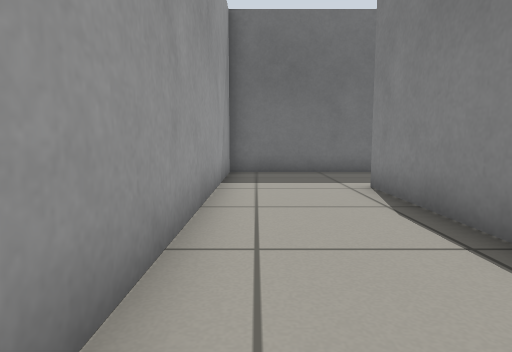
view 1 (above)

21 first-person views from a walk through a robot-simulator world made for Gazebo. The camera is 0.5 m above the floor, tilts 6° down and sees 75° across. The floor is counted in squares, 0.5 m on a side. Each view is taken from the middle of a square. On the plan, view 1 faces up. The plan holds only what a view shows up to about 12 squares ahead; the rest is blank. The place goes on beyond the plan.

view 2
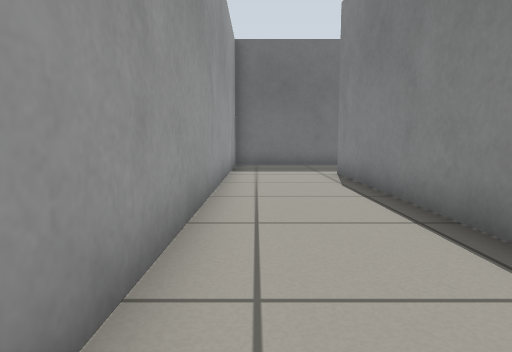

view 3
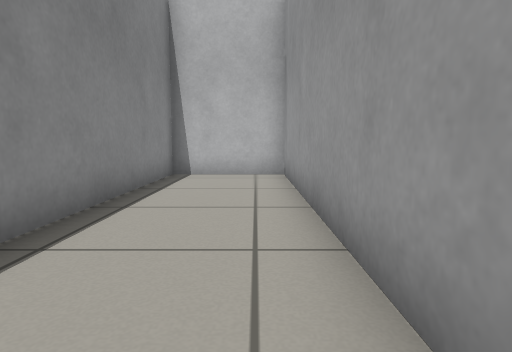

view 4
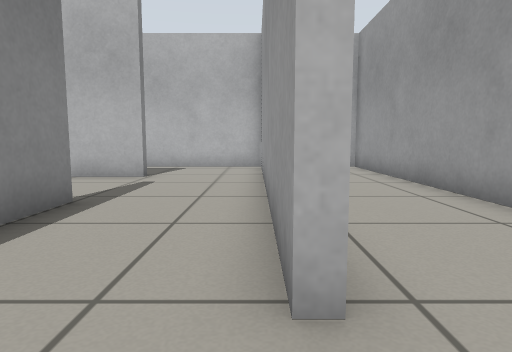

view 5
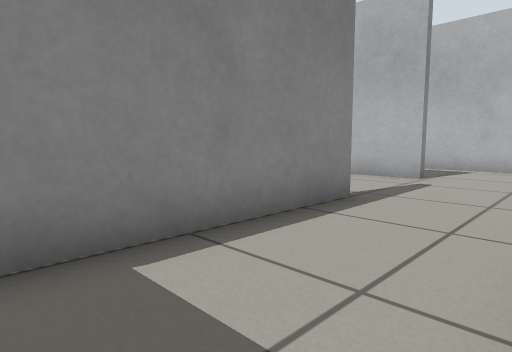

view 6
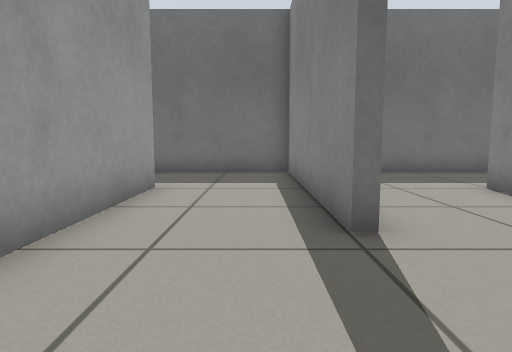

view 7
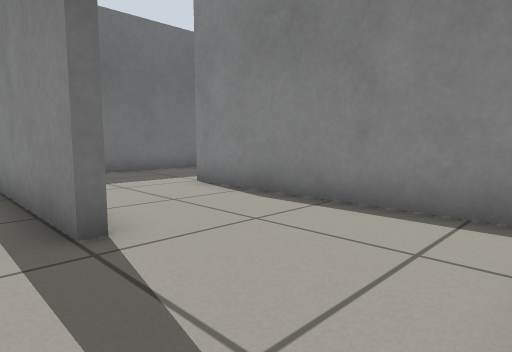

view 8
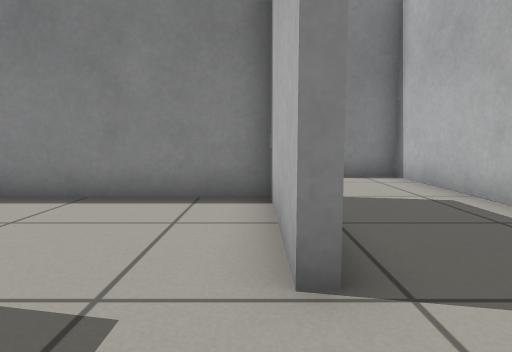

view 9
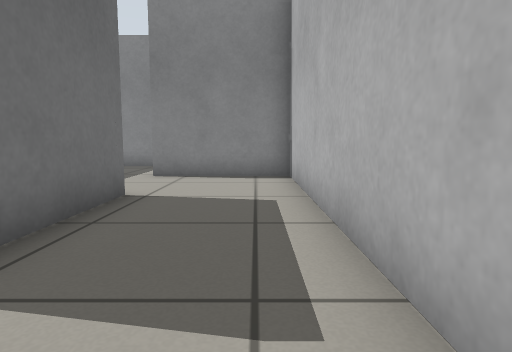

view 10
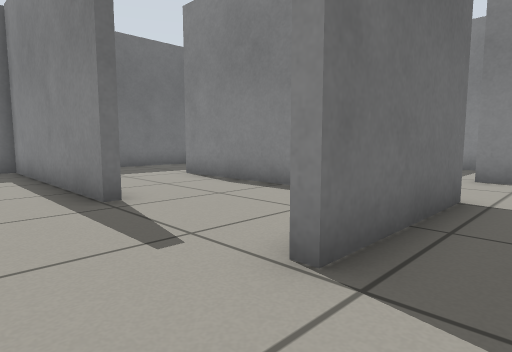

view 11
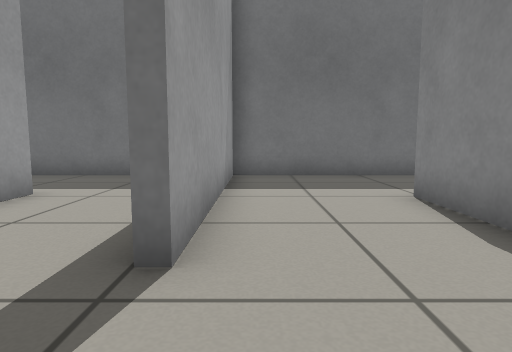

view 12
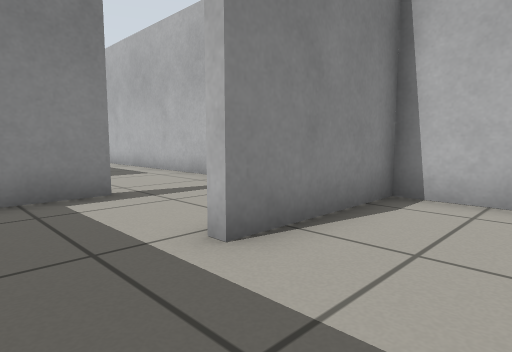

view 13
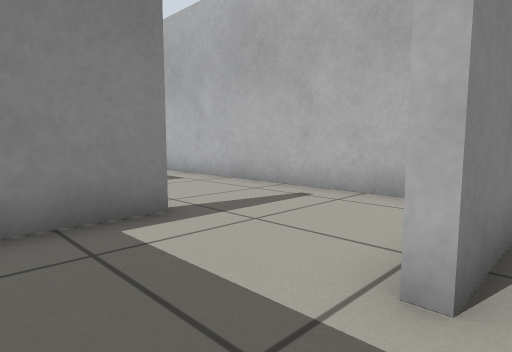

view 14
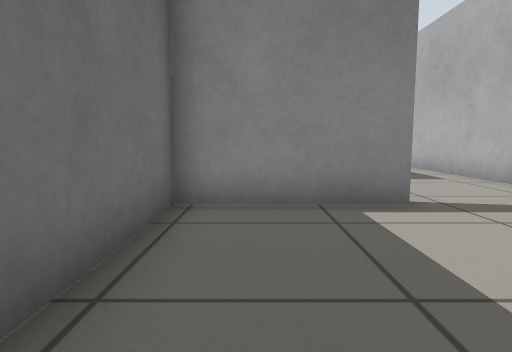

view 15
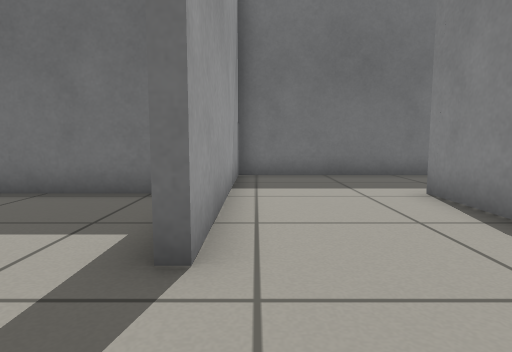

view 16
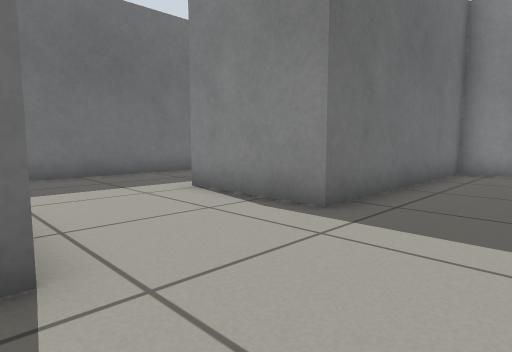

view 17
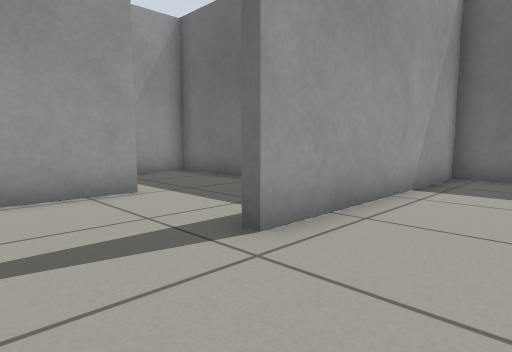

view 18
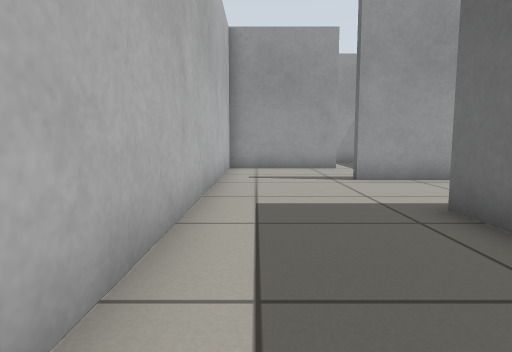

view 19
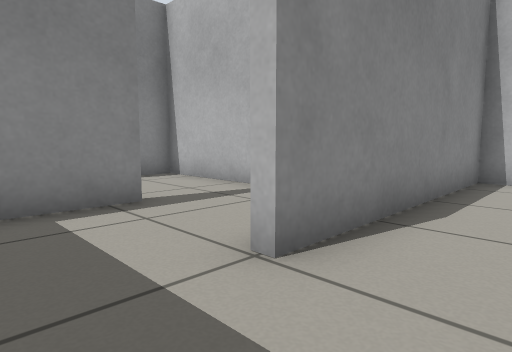

view 20
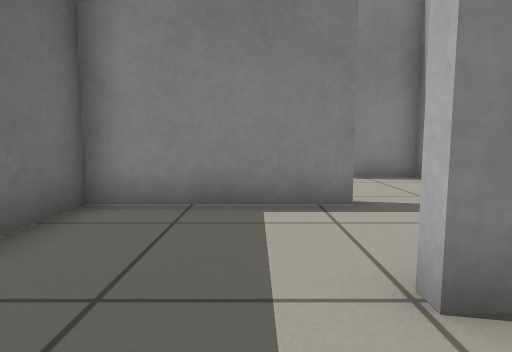

view 21
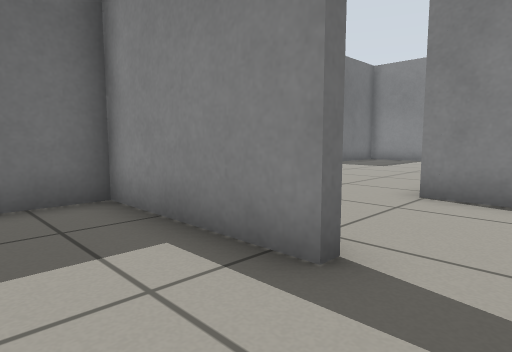

### Floor plan
Points are (right, up) in squares from view 1. A wall is a line through its corners. A room is listed if a view was taken in it or the views show most of it. See-through windows are left out.
Room 1 (views 1, 2, 3, 4, 5)
walls: (3.6, 10.7) (-0.8, 10.7) (-0.8, -3.9) (2.5, -4) (2.5, 7.2)
low walls: (2.5, 7.2) (2.8, 7.2)
ways out: opening at (2.5, 9) to room 8
Room 2 (views 6, 7, 8, 9, 10)
walls: (10.3, -0.6) (6.1, -0.6); (4.6, -4) (13.5, -4) (13.5, -0.1); (2.8, 0.6) (2.8, -2.4)
ways out: opening at (11.5, -0.5) to room 4; opening at (4.5, -0.5) to room 8
Room 3 (views 11, 19, 20)
walls: (10.5, 10.7) (6.3, 10.7) (6.3, 3.5); (6.1, -0.3) (9.8, -0.3) (9.8, 6.9)
low walls: (9.8, 6.9) (10.2, 6.9)
ways out: opening at (10, 8.5) to room 7; opening at (6, 2) to room 8
Room 4 (views 12, 13, 14)
walls: (13.5, -0.1) (13.8, -0.1); (14.5, 3.3) (10.1, 3.3) (10.1, 1.6)
ways out: opening at (11.5, -0.5) to room 2; opening at (13.5, 1.5) to room 10
Room 5 (views 15, 17, 18)
walls: (17.5, -4) (24.9, -4); (22.4, 6.8) (17.5, 6.8) (17.5, -0.5); (26.5, -0.2) (21.3, -0.2) (21.3, 3.4)
ways out: opening at (17, -2) to room 6; opening at (21.5, 5)
Room 6 (view 16)
walls: (17.2, -0.5) (17.2, 0.4); (13.8, -0.1) (13.8, -4) (17.5, -4)
ways out: opening at (17, -2) to room 5; opening at (15.5, 0) to room 10
Room 7 (view 21)
walls: (13.2, 6.5) (13.2, 10.7) (10.5, 10.7); (13.5, 3.6) (14.5, 3.6)
low walls: (13.6, 6.5) (13.2, 6.5)
ways out: opening at (10, 8.5) to room 3; opening at (13.5, 5.5) to room 9
Room 8 (no view inside)
walls: (6, 3.5) (6, 10.7) (3.6, 10.7); (2.8, 7.2) (2.8, 0.6)
ways out: opening at (2.5, 9) to room 1; opening at (4.5, -0.5) to room 2; opening at (6, 2) to room 3
Room 9 (no view inside)
walls: (14.5, 3.6) (17.2, 3.6) (17.2, 7.1)
ways out: opening at (13.5, 5.5) to room 7; opening at (15.5, 7)
Room 10 (no view inside)
walls: (17.2, 0.4) (17.2, 3.3) (14.5, 3.3)
ways out: opening at (13.5, 1.5) to room 4; opening at (15.5, 0) to room 6

Positions as (right, up) in squares from view 1, and headings:
1: (0, 0), facing up
2: (0, -3), facing up
3: (0, 6), facing down
4: (3, 9), facing down
5: (3, 9), facing down-right
6: (5, 0), facing up
7: (5, 0), facing up-right
8: (4, 0), facing right
9: (4, -3), facing right
10: (4, -2), facing up-right
11: (7, 1), facing up
12: (11, 2), facing down-right
13: (13, 2), facing down-right
14: (12, 2), facing right
15: (18, -3), facing up
16: (17, -3), facing up-right
17: (20, -3), facing up-left
18: (26, -3), facing left
19: (8, 9), facing down-right
20: (8, 8), facing right
21: (11, 5), facing up-right
